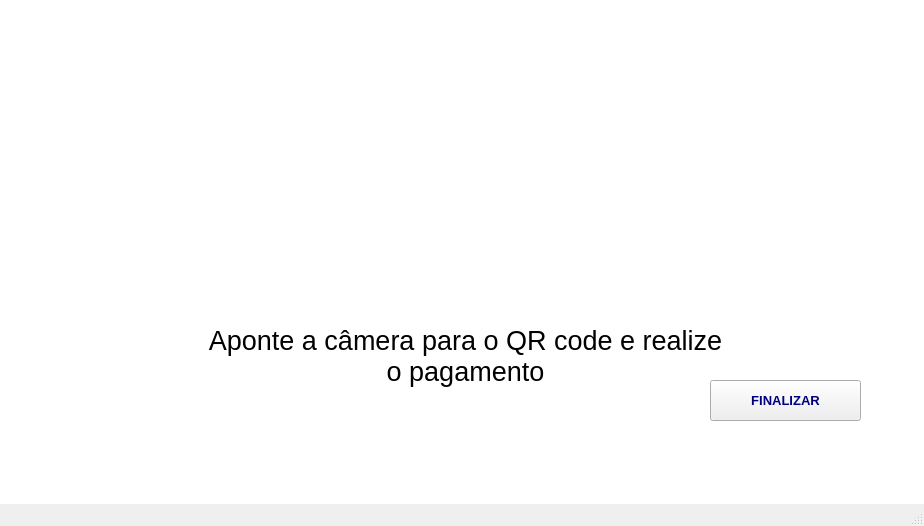
<?xml version="1.0" encoding="UTF-8"?>
<ui version="4.0">
 <class>MainWindow</class>
 <widget class="QMainWindow" name="MainWindow">
  <property name="geometry">
   <rect>
    <x>0</x>
    <y>0</y>
    <width>924</width>
    <height>526</height>
   </rect>
  </property>
  <property name="windowTitle">
   <string>MainWindow</string>
  </property>
  <widget class="QWidget" name="centralwidget">
   <widget class="QLabel" name="imagem_qrcode">
    <property name="geometry">
     <rect>
      <x>340</x>
      <y>40</y>
      <width>261</width>
      <height>231</height>
     </rect>
    </property>
    <property name="text">
     <string/>
    </property>
   </widget>
   <widget class="QLabel" name="realize_o_pagamento">
    <property name="geometry">
     <rect>
      <x>200</x>
      <y>310</y>
      <width>531</width>
      <height>91</height>
     </rect>
    </property>
    <property name="font">
     <font>
      <pointsize>20</pointsize>
     </font>
    </property>
    <property name="text">
     <string>Aponte a câmera para o QR code e realize o pagamento</string>
    </property>
    <property name="alignment">
     <set>Qt::AlignCenter</set>
    </property>
    <property name="wordWrap">
     <bool>true</bool>
    </property>
   </widget>
   <widget class="QPushButton" name="finalizar">
    <property name="geometry">
     <rect>
      <x>710</x>
      <y>380</y>
      <width>151</width>
      <height>41</height>
     </rect>
    </property>
    <property name="font">
     <font>
      <pointsize>10</pointsize>
      <weight>75</weight>
      <bold>true</bold>
     </font>
    </property>
    <property name="styleSheet">
     <string notr="true">color: rgb(0, 0, 127);</string>
    </property>
    <property name="text">
     <string>FINALIZAR</string>
    </property>
   </widget>
   <widget class="QLabel" name="fundo_branco">
    <property name="geometry">
     <rect>
      <x>-120</x>
      <y>-100</y>
      <width>1241</width>
      <height>781</height>
     </rect>
    </property>
    <property name="styleSheet">
     <string notr="true">background-color: rgb(255, 255, 255);</string>
    </property>
    <property name="text">
     <string/>
    </property>
   </widget>
   <zorder>fundo_branco</zorder>
   <zorder>imagem_qrcode</zorder>
   <zorder>realize_o_pagamento</zorder>
   <zorder>finalizar</zorder>
  </widget>
  <widget class="QMenuBar" name="menubar">
   <property name="geometry">
    <rect>
     <x>0</x>
     <y>0</y>
     <width>924</width>
     <height>26</height>
    </rect>
   </property>
  </widget>
  <widget class="QStatusBar" name="statusbar"/>
 </widget>
 <resources/>
 <connections/>
</ui>
